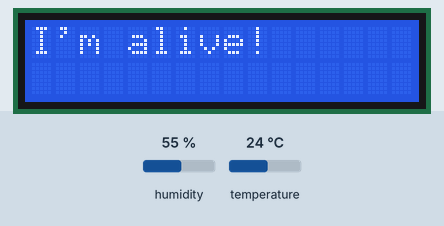
Simulated run of this sketch. Board: Arduino Uno, built with avr-gcc and run on an emulated ATmega328P. On the bench: 16×2 character LCD. The inputs (shaded band) are chosen by the test bench; at power-on: humidity 55 %, temperature 24 °C. What the sketch prints to the serial monitor is not drawn.

Above: at 0.1 s.
At 62.2 s:
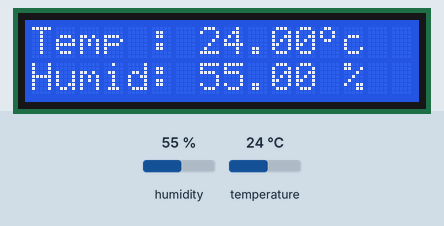

The sketch:

LCD1602_I2C_DHT11_Temp_Humid.ino
```cpp
#include <Wire.h>

#include <LiquidCrystal_I2C.h>        // Incl LCD with I2C Library
#include "DHT.h"                      // Incl DHT Library

#define DHTPIN 5                      // DHT22 output pin attacehd to Arduino Pin 2
#define DHTTYPE DHT22                 // Define DHT type; DHT11 / DHT21 / DHT22


      // LCD Pin conenctions
      // VCC / GND to same
      // SDA/SCL fm I2C to Arduino SDA/SCL

LiquidCrystal_I2C lcd(0x27, 16, 2);   // We create object 'lcd' on address 0x27 with 16x2 screen size.
                                      // If have more than one LCD, can call them lcd2 etc

float hum;                            // Create/define 'hum' float (decimal) for humidity reading
float temp;                           // Create/define 'temp' float (decimal) for temp reading

DHT dht(DHTPIN, DHTTYPE);             // Initialize DHT sensor

void setup()
{
  Serial.begin(9600);
  lcd.init();                         // Start LCD comm
  dht.begin();                        // Start DHT Sensor
  lcd.backlight();                    // Turn on LCD backlight
  lcd.clear();                        // Clear LCD screen
  lcd.setCursor(0,0);                 // Set cursoer to 1st line, 4th row
  lcd.print("I'm alive!");            // Print
  delay(2000);                        // Wait for 5 seconds
  lcd.clear();                        // Clear LCD screen


  byte degree[8] = {                  // define/draw 'degree' sign
    0b01100,
    0b10010,
    0b10010,
    0b01100,
    0b00000,
    0b00000,
    0b00000,
    0b00000
  };

  lcd.createChar(0, degree);          // Create new character No.0 for degree sign


}

void loop() {
  delay(60000);                        // Delay helps DHT11 Sensor to stabilise and have required reading time

  hum = dht.readHumidity();           // Get humidity value
  temp = dht.readTemperature();       // Get temperature value
  lcd.clear();                        // Clear display

  // Show temperature on LCD:
  lcd.setCursor(0,0);
  lcd.print("Temp : ");
  lcd.print(temp);
  lcd.write(byte(0));                 // add the 'degree' sign
  lcd.print("c");

  // Show humidity on LCD:
  lcd.setCursor(0,1);
  lcd.print("Humid: ");
  lcd.print(hum);
  lcd.print(" %");

  Serial.print("Temp : ");
  Serial.print(temp);
  Serial.print("c");
  Serial.print("  //  ");
  Serial.print("Humid: ");
  Serial.print(hum);
  Serial.println(" %");

}
```
